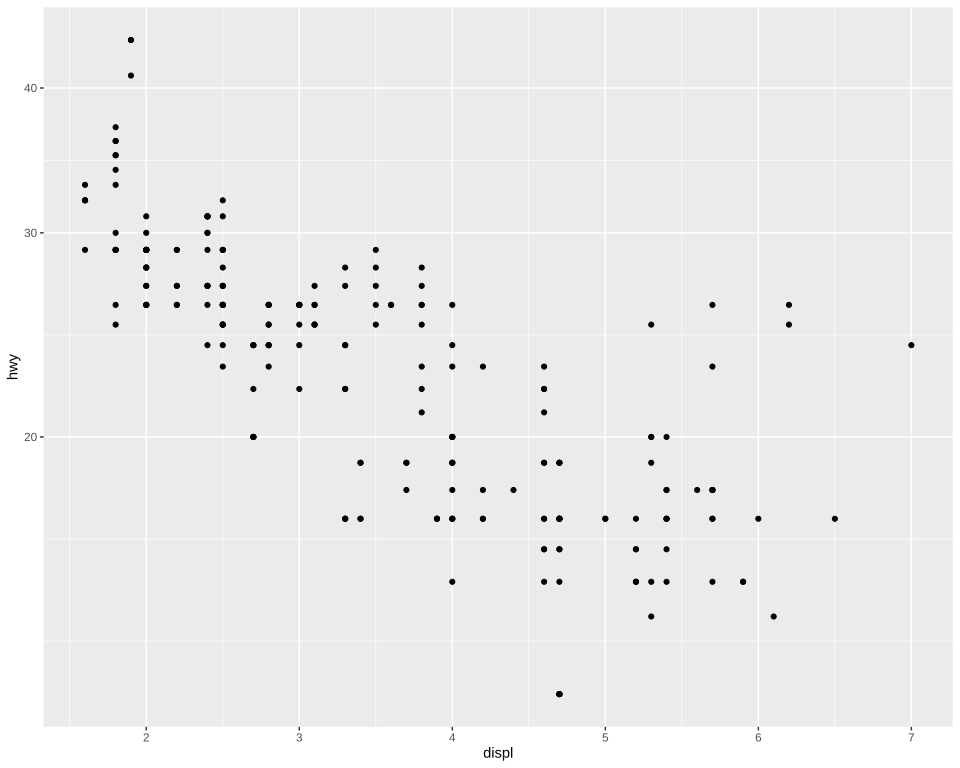

The R source for this figure:
# The plot test/golden/scale_log10.svg draws, drawn by ggplot2 itself, as ggplot2's own visual
# tests draw their snapshots: the independent check on that golden whenever it changes. The suite
# never runs this; it needs R, ggplot2 and vdiffr, saved as the Docker image
# giggly-r:ggplot2-4.0.3. From the repository's root:
#
#   docker run --rm -v "$PWD/test/golden":/golden:ro giggly-r:ggplot2-4.0.3 \
#     Rscript /golden/scale_log10.R > scale_log10.ggplot2.svg
#
# and compare the two drawings element by element, as test/golden/point.R describes.
#
# The scale_continuous reference page's log10 example: mpg's highway mileage on a base-10 log
# axis, too short a span for powers of ten, so marked at 20, 30 and 40, the multiples of ten log
# spacing keeps evenest, with minor grid lines midway between them in log space.

library(ggplot2)

plot <- ggplot(mpg, aes(displ, hwy)) +
  geom_point() +
  scale_y_log10() +
  theme_gray()

file <- tempfile(fileext = ".svg")
suppressWarnings(vdiffr::write_svg(plot, file))
cat(readLines(file), sep = "\n")
